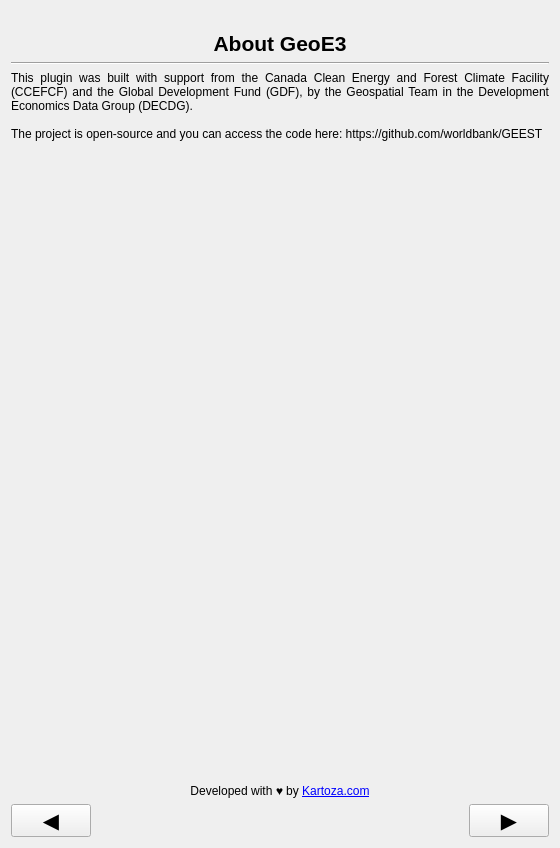
<?xml version="1.0" encoding="UTF-8"?>
<ui version="4.0">
 <class>SetupPanelBase</class>
 <widget class="QWidget" name="SetupPanelBase">
  <property name="geometry">
   <rect>
    <x>0</x>
    <y>0</y>
    <width>560</width>
    <height>848</height>
   </rect>
  </property>
  <property name="sizePolicy">
   <sizepolicy hsizetype="Expanding" vsizetype="Preferred">
    <horstretch>0</horstretch>
    <verstretch>0</verstretch>
   </sizepolicy>
  </property>
  <property name="windowTitle">
   <string>Form</string>
  </property>
  <layout class="QGridLayout" name="gridLayout">
   <item row="0" column="0">
    <widget class="QLabel" name="banner_label">
     <property name="sizePolicy">
      <sizepolicy hsizetype="Expanding" vsizetype="Preferred">
       <horstretch>0</horstretch>
       <verstretch>0</verstretch>
      </sizepolicy>
     </property>
     <property name="text">
      <string/>
     </property>
     <property name="pixmap">
      <pixmap>../resources/geoe3-banner.png</pixmap>
     </property>
     <property name="scaledContents">
      <bool>true</bool>
     </property>
    </widget>
   </item>
   <item row="1" column="0">
    <widget class="QLabel" name="label_2">
     <property name="sizePolicy">
      <sizepolicy hsizetype="Expanding" vsizetype="Preferred">
       <horstretch>0</horstretch>
       <verstretch>0</verstretch>
      </sizepolicy>
     </property>
     <property name="text">
      <string>&lt;html&gt;&lt;head/&gt;&lt;body&gt;&lt;p align=&quot;center&quot;&gt;&lt;span style=&quot; font-size:16pt; font-weight:600;&quot;&gt;About GeoE3&lt;/span&gt;&lt;/p&gt;&lt;/body&gt;&lt;/html&gt;</string>
     </property>
     <property name="textFormat">
      <enum>Qt::RichText</enum>
     </property>
     <property name="alignment">
      <set>Qt::AlignCenter</set>
     </property>
     <property name="wordWrap">
      <bool>true</bool>
     </property>
    </widget>
   </item>
   <item row="6" column="0">
    <layout class="QHBoxLayout" name="horizontalLayout">
     <item>
      <widget class="QPushButton" name="previous_button">
       <property name="sizePolicy">
        <sizepolicy hsizetype="Minimum" vsizetype="Minimum">
         <horstretch>0</horstretch>
         <verstretch>0</verstretch>
        </sizepolicy>
       </property>
       <property name="minimumSize">
        <size>
         <width>0</width>
         <height>0</height>
        </size>
       </property>
       <property name="font">
        <font>
         <pointsize>16</pointsize>
        </font>
       </property>
       <property name="text">
        <string>◀️</string>
       </property>
      </widget>
     </item>
     <item>
      <spacer name="horizontalSpacer">
       <property name="orientation">
        <enum>Qt::Horizontal</enum>
       </property>
       <property name="sizeHint" stdset="0">
        <size>
         <width>40</width>
         <height>20</height>
        </size>
       </property>
      </spacer>
     </item>
     <item>
      <widget class="QPushButton" name="next_button">
       <property name="sizePolicy">
        <sizepolicy hsizetype="Minimum" vsizetype="Fixed">
         <horstretch>0</horstretch>
         <verstretch>0</verstretch>
        </sizepolicy>
       </property>
       <property name="minimumSize">
        <size>
         <width>0</width>
         <height>0</height>
        </size>
       </property>
       <property name="font">
        <font>
         <pointsize>16</pointsize>
        </font>
       </property>
       <property name="text">
        <string>▶️</string>
       </property>
      </widget>
     </item>
    </layout>
   </item>
   <item row="2" column="0">
    <widget class="Line" name="line">
     <property name="sizePolicy">
      <sizepolicy hsizetype="Expanding" vsizetype="Fixed">
       <horstretch>0</horstretch>
       <verstretch>0</verstretch>
      </sizepolicy>
     </property>
     <property name="orientation">
      <enum>Qt::Horizontal</enum>
     </property>
    </widget>
   </item>
   <item row="5" column="0">
    <widget class="QLabel" name="label">
     <property name="text">
      <string>&lt;html&gt;&lt;head/&gt;&lt;body&gt;&lt;p align=&quot;center&quot;&gt;Developed with ♥️ by &lt;a href=&quot;https://kartoza.com&quot;&gt;&lt;span style=&quot; text-decoration: underline; color:#0000ff;&quot;&gt;Kartoza.com&lt;/span&gt;&lt;/a&gt;&lt;/p&gt;&lt;/body&gt;&lt;/html&gt;</string>
     </property>
     <property name="textFormat">
      <enum>Qt::RichText</enum>
     </property>
     <property name="wordWrap">
      <bool>true</bool>
     </property>
     <property name="openExternalLinks">
      <bool>true</bool>
     </property>
    </widget>
   </item>
   <item row="3" column="0">
    <widget class="QScrollArea" name="scrollArea">
     <property name="frameShape">
      <enum>QFrame::NoFrame</enum>
     </property>
     <property name="widgetResizable">
      <bool>true</bool>
     </property>
     <widget class="QWidget" name="scrollAreaWidgetContents">
      <property name="geometry">
       <rect>
        <x>0</x>
        <y>0</y>
        <width>542</width>
        <height>629</height>
       </rect>
      </property>
      <layout class="QGridLayout" name="gridLayout_2">
       <property name="leftMargin">
        <number>0</number>
       </property>
       <property name="topMargin">
        <number>0</number>
       </property>
       <property name="rightMargin">
        <number>0</number>
       </property>
       <property name="bottomMargin">
        <number>0</number>
       </property>
       <item row="0" column="0">
        <widget class="QLabel" name="description">
         <property name="sizePolicy">
          <sizepolicy hsizetype="Expanding" vsizetype="Preferred">
           <horstretch>0</horstretch>
           <verstretch>0</verstretch>
          </sizepolicy>
         </property>
         <property name="styleSheet">
          <string notr="true"/>
         </property>
          <property name="text">
           <string>This plugin was built with support from the Canada Clean Energy and Forest Climate Facility (CCEFCF) and the Global Development Fund (GDF), by the Geospatial Team in the Development Economics Data Group (DECDG).

The project is open-source and you can access the code here: https://github.com/worldbank/GEEST</string>
          </property>
         <property name="textFormat">
          <enum>Qt::MarkdownText</enum>
         </property>
         <property name="alignment">
          <set>Qt::AlignJustify|Qt::AlignTop</set>
         </property>
         <property name="wordWrap">
          <bool>true</bool>
         </property>
        </widget>
       </item>
      </layout>
     </widget>
    </widget>
   </item>
  </layout>
 </widget>
 <resources/>
 <connections/>
</ui>
